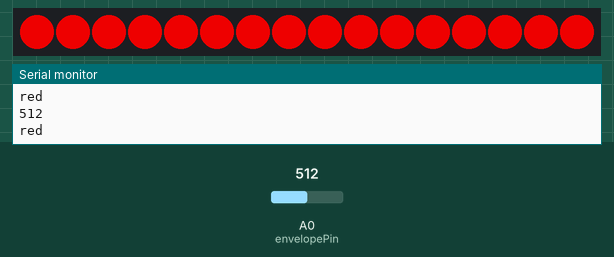
Recording of a sketch running on a simulated Arduino Uno, built with avr-gcc and run on an emulated ATmega328P. On the bench: 16 RGB LEDs in strip order, left to right, the last lines printed to the serial monitor. The inputs (shaded band) are chosen by the test bench; at power-on: A0 (envelopePin) = 512.

Above: at 1.2 s.
1.3 s: A0 (envelopePin) set to 191
2.8 s: A0 (envelopePin) set to 169
At 3.9 s:
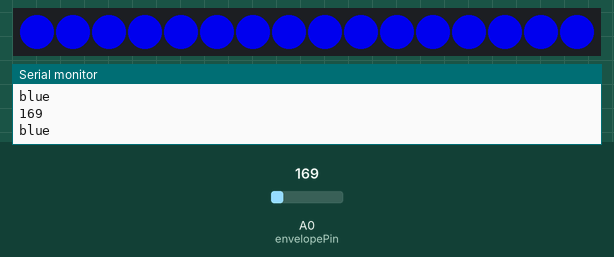
4.5 s: A0 (envelopePin) set to 339
6.0 s: A0 (envelopePin) set to 367
At 7.0 s:
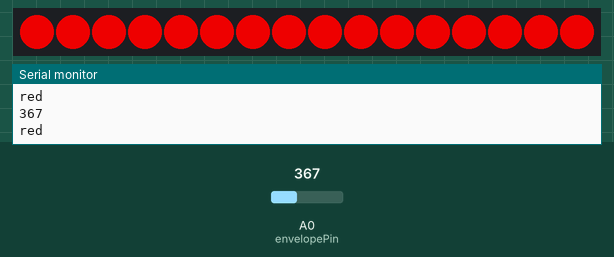
7.7 s: A0 (envelopePin) set to 170
At 8.8 s:
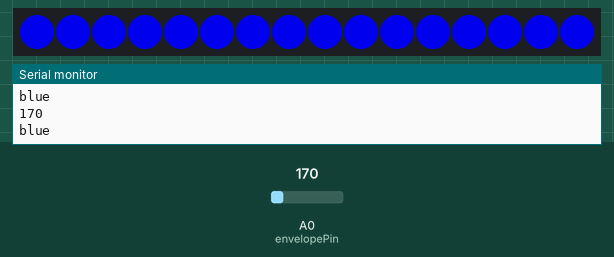
Timing chart, 0 to 10.4 s (numbered marks = the images above; inputs shaded):
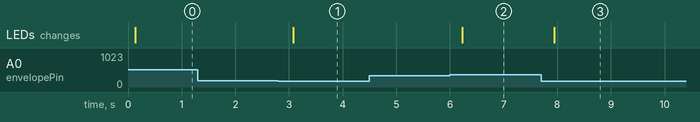

Measured:
- the behaviour switches between 180 and 179 on A0 (envelopePin) (found by bisection; images 0 and 1)
- the behaviour switches between 349 and 350 on A0 (envelopePin) (found by bisection; images 1 and 2)
- after the input at 2.8 s, the LEDs: change after 0.28 s (image 1)
- after the input at 6.0 s, the LEDs: change after 0.23 s (image 2)
- after the input at 7.7 s, the LEDs: change after 0.25 s (image 3)

The sketch:

code_for_arduino_project.ino
```cpp
#define envelopePin A0

#include <FastLED.h>

// How many leds in your strip?
#define NUM_LEDS 16

//What pin is PIN connected to
#define DATA_PIN 5

// Define the array of leds
CRGB leds[NUM_LEDS];


int soundlevel;
int redlevel;
int bluelevel;


void setup() {
  // put your setup code here, to run once:
  FastLED.addLeds<WS2812, DATA_PIN, GRB>(leds, NUM_LEDS); // GRB ordering is assumed
  Serial.begin( 9600 );
  pinMode( envelopePin, INPUT );

}

void loop() {
  // put your main code here, to run repeatedly:
  //this line samples the mic
  soundlevel  = analogRead(envelopePin);
  delay (100);
  Serial.println(soundlevel);

  if (soundlevel >= 350) {
    Serial.println("red");
    for (int i = 0; i < NUM_LEDS; i ++){

    leds[i] = CRGB(200, 0, 0);
    FastLED.show();


    }


  } else if (soundlevel < 180) {
    delay(50);
    Serial.println("blue");
    for (int i = 0; i < NUM_LEDS; i ++){

    leds[i] = CRGB(0, 0, 200);
    FastLED.show();

  }


  }


}
```
